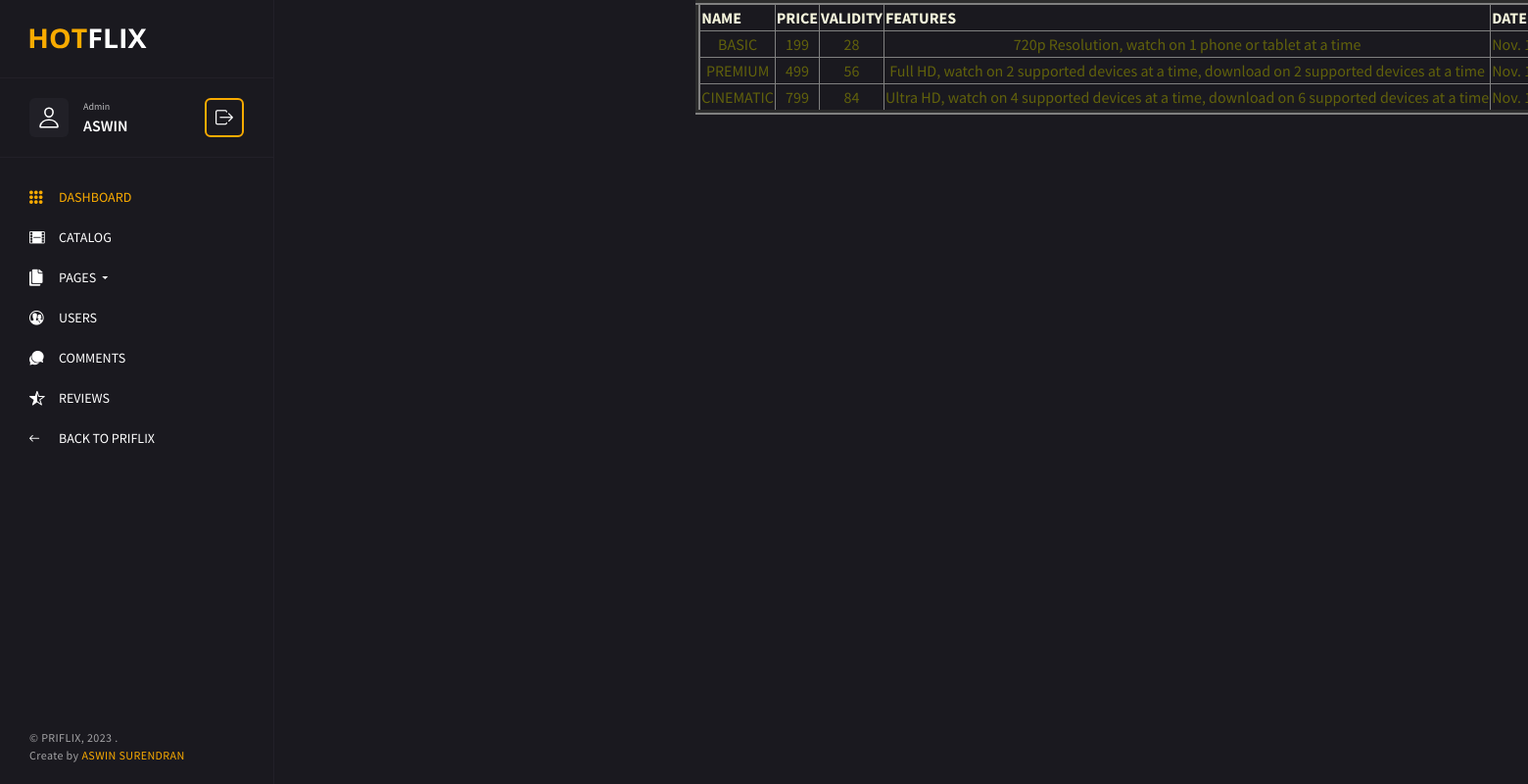
Page /pricetable on the committed database.
### adminapp/models.py (models this page shows)
class SubscriptionPlan(models.Model):
    name=models.CharField(max_length=20)
    price=models.IntegerField(default=0)
    validity=models.IntegerField()
    features=models.CharField(max_length=200)
    date=models.DateField(auto_now_add=True)

### adminapp/views.py (the view)
# urls.py: path('pricetable',views.pricetable,name='pricetable'),
def pricetable(request):
    data=SubscriptionPlan.objects.all()
    return render(request,'pricetable.html',{'data':data})

### adminapp/templates/pricetable.html
{% extends 'base.html' %}
{% block content %}
<div class="col-12">
    <div class="container" style="width: 30cm; margin-left: 18cm;" >
        <table border="5"  >
            <thead>
                <tr style="color: beige;">
                    <th>NAME</th>
                    <th>PRICE</th>
                    <th>VALIDITY</th>
                    <th>FEATURES</th>
                    <th>DATE</th>
                </tr>
            </thead>
{% for i in data %}
<tr style="text-align: center; color: rgb(97, 97, 12);">
<td>{{i.name}}</td>
<td>{{i.price}}</td>
<td>{{i.validity}}</td>
<td>{{i.features}}</td>
<td>{{i.date}}</td>
</tr>
{% endfor %}
</table>
{% endblock %}

### adminapp/static/css/admin.css (style rules this page uses)
html { -webkit-text-size-adjust: 100%; -ms-text-size-adjust: 100%; }
html, body { height: 100%; }
body { font-family: 'Source Sans Pro', sans-serif; font-weight: 400; background-color: #1a191f; font-weight: normal; -webkit-font-smoothing: antialiased; }

### rows in the picture
SubscriptionPlan: name "BASIC", price "199", validity "28", features "720p Resolution, watch on 1 phone or tablet at a time", date "Nov.…"
SubscriptionPlan: name "PREMIUM", price "499", validity "56", features "Full HD, watch on 2 supported devices at a time, download on 2 supported devices at a time", date "Nov.…"
SubscriptionPlan: name "CINEMATIC", price "799", validity "84", features "Ultra HD, watch on 4 supported devices at a time, download on 6 supported devices at a time", date "Nov.…"
